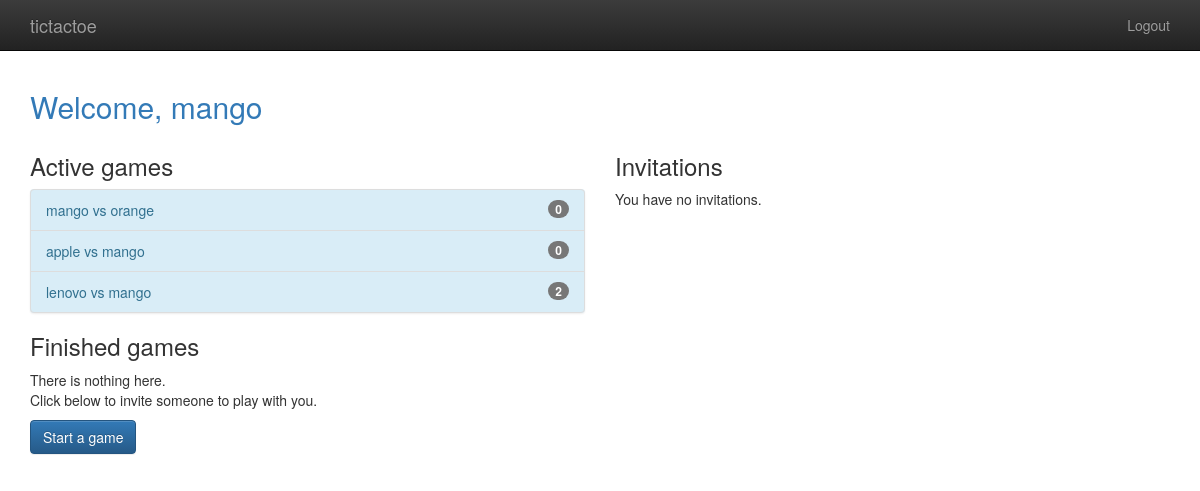
/player/home (signed in), run on the app's committed database.
### gameplay/models.py (models this page shows, shortened)
class Game(models.Model):
    first_player = models.ForeignKey(User, related_name="games_first_player",on_delete=models.CASCADE)
    second_player = models.ForeignKey(User, related_name = "games_second_player",on_delete=models.CASCADE)
    start_time = models.DateTimeField(auto_now_add=True)
    last_active = models.DateTimeField(auto_now= True)
    status = models.CharField(max_length=1, default='F',
                                choices = GAME_STATUS_CHOICES)
    objects = GamesQuerySet.as_manager()
    def get_absolute_url(self): # gets url for game object
        return reverse('gameplay_detail', args=[self.id]) #reverse constructs url for mapping with this name
    def __str__(self):
        return "{0} vs {1}".format(self.first_player,
                                self.second_player)

### player/views.py (the view)
# urls.py: path("home",home, name ='player_home' ),
@login_required()
def home(request):
    my_games = Game.objects.games_for_user(request.user)
    active_games = my_games.active()
    finished_games = my_games.difference(active_games)
    invitations = request.user.invitations_received.all()
    return render(request, "player/home.html",
                  {'active_games': active_games,
                   'finished_games': finished_games,
                   'invitations': invitations})

### gameplay/models.py (called while the page is built)
    def games_for_user(self, user):
        return self.filter(
            Q(first_player=user) | Q(second_player=user)
        )

    def active(self):
        return self.filter(
            Q(status='F') | Q(status='S')
        )

### templates/player/home.html (shortened to what this page needs)
{% extends "base.html" %}
{% block content %}
    <h2 class="text-primary">Welcome, {{ user.username }}</h2>
    <div class="row">
        <div class="col-md-6">
            <h3>Active games</h3>
            {% include "player/game_list_snippet.html" with games_list=active_games %}
            <h3>Finished games</h3>
            {% include "player/game_list_snippet.html" with games_list=finished_games %}
            <p>Click below to invite someone to play with you.</p>
            <p>
                <a class="btn btn-primary"
                   href="{% url 'player_new_invitation' %}">Start a game</a>
            </p>
        </div>
        <div class="col-md-6">
            <h3>Invitations</h3>
            {% if invitations %}
                <div class="list-group">
                    {% for inv in invitations %}
                        <a class="list-group-item"
                           href="{% url 'player_accept_invitation' id=inv.id %}">
                            {{ inv.from_user.username }} has invited you to a game. Click here.
                        </a>
                    {% endfor %}
                </div>
            {% else %}
                <p>You have no invitations.</p>
            {% endif %}
        </div>
    </div>
{% endblock %}

### templates/base.html (shortened to what this page needs)
{% load static %}
<!doctype html>
<html class="no-js" lang="">
    <head>
        {% block styling %}
        <link rel="stylesheet" href="{% static 'css/bootstrap.min.css'%}">
        <link rel="stylesheet" href="{% static 'css/bootstrap-theme.min.css' %}">
        <link rel="stylesheet" href="{% static 'css/main.css' %}">
        {%endblock styling%}
    </head>
    <body>
    <nav class="navbar navbar-inverse navbar-fixed-top" role="navigation">
      <div class="container">
        <div class="navbar-header">
          <a class="navbar-brand" href="/">tictactoe</a>
        </div>
        <ul class = "nav navbar-nav navbar-right">
          {% if user.is_authenticated %}
          <li><a href="{% url 'player_logout' %}">Logout</a></li>
          {% else %}
          <li><a href="{% url 'player_login' %}">Login</a></li>
          {% endif %}
        </ul>
      </div>
    </nav>
    <div class = "container">
        {% block content %}
        {% endblock %}
    </div>
    </body>
</html>

### templates/player/game_list_snippet.html (shortened to what this page needs)
{% if games_list %}
    <div class="list-group bg-info" >
        {% for game in games_list %}
            <a class="list-group-item list-group-item-info"
               href="{{ game.get_absolute_url }}">
                {{ game }}
                <span class="badge">{{ game.move_set.count }}</span>
            </a>
        {% endfor %}
    </div>
{% else %}
    There is nothing here.
{% endif %}

### templates/base.html (style rules this page uses)
body { padding-top: 70px; padding-bottom: 20px; }

### data on the page
Game: first_player+second_player "mango vs orange", move_set.count "0"
Game: first_player+second_player "apple vs mango", move_set.count "0"
Game: first_player+second_player "lenovo vs mango", move_set.count "2"

### other printed values
{{ user.username }} "mango"
